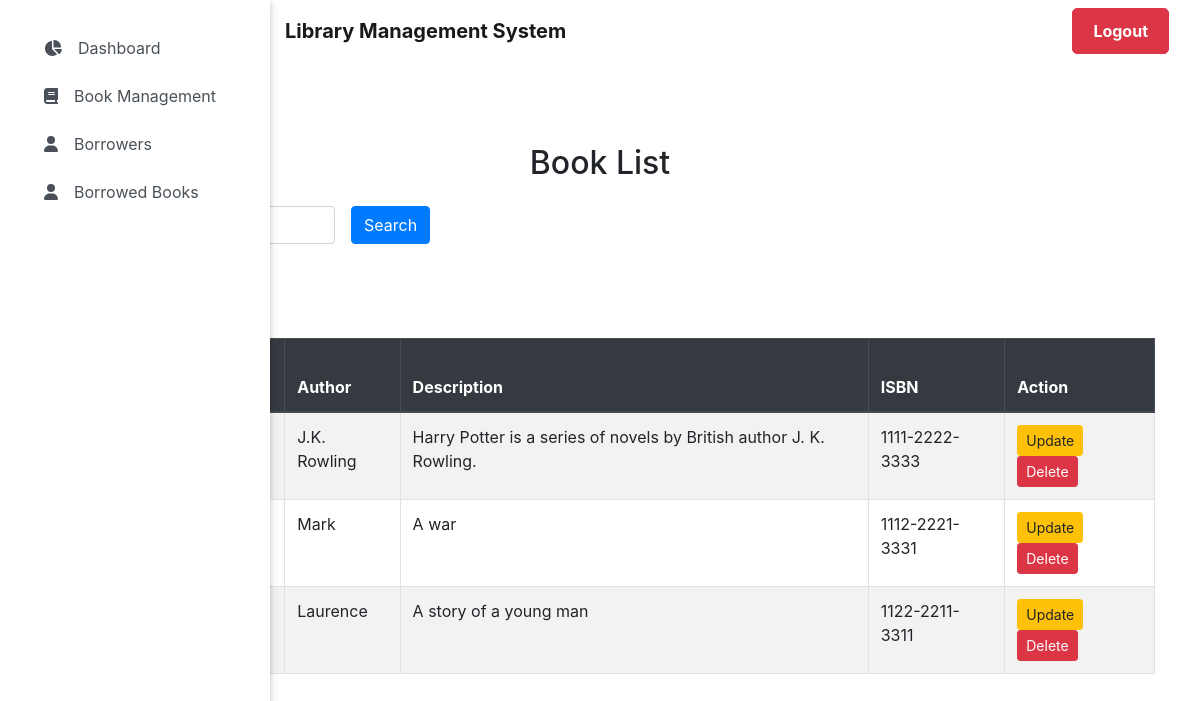
Screenshot of /insert_books.php with the database file from the repository.
### tables this page shows
CREATE TABLE `books` (
  `id` int(11) NOT NULL,
  `book_id` int(11) NOT NULL,
  `book_title` varchar(100) NOT NULL,
  `book_author` varchar(35) NOT NULL,
  `book_description` varchar(255) NOT NULL,
  `isbn` varchar(17) NOT NULL,
  `date_created` datetime NOT NULL,
  `date_updated` datetime NOT NULL
);

### insert_books.php (the view, shortened to what this page needs)
<?php
$mysqli = new mysqli("localhost", "root", "", "new_library");
$search_query = isset($_GET['search']) ? $_GET['search'] : '';
if (!empty($search_query)) {
    $search_query = '%' . $mysqli->real_escape_string($search_query) . '%';
    $query = "SELECT * FROM books WHERE
              book_id LIKE ? OR
              book_title LIKE ? OR
              book_author LIKE ? OR
              book_description LIKE ? OR
              isbn LIKE ?";
    $stmt = $mysqli->prepare($query);
    $stmt->bind_param("sssss", $search_query, $search_query, $search_query, $search_query, $search_query);
    $stmt->execute();
    $result = $stmt->get_result();
    $books = $result->fetch_all(MYSQLI_ASSOC);
    $stmt->close();
} else {
    $result = $mysqli->query("SELECT * FROM books");
    $books = $result->fetch_all(MYSQLI_ASSOC);
}
?>
<!DOCTYPE html>
<html lang="en">
<head>
    <link rel="stylesheet" href="https://maxcdn.bootstrapcdn.com/bootstrap/4.5.2/css/bootstrap.min.css">
        <link rel="stylesheet" href="assets/font-awesome/css/all.min.css">
    <link href="assets/css/bootstrap.min.css" rel="stylesheet">
    <link href="assets/css/style.min.css" rel="stylesheet">
    <link href="assets/css/jquery.dataTables.min.css" rel="stylesheet">
    <link href="assets/css/select2.min.css" rel="stylesheet">
    <link href="assets/bootstrap-datepicker/css/bootstrap-datepicker.min.css" rel="stylesheet">
    <link href="assets/css/custom.css" rel="stylesheet">
    <?php
 include 'topbar.php';
 include 'navbar.php';
?>
</head>
<body>
    <div class="container">
        <br><br><br><br><br><br>
        <h2 class="text-center mb-4">Book List</h2>
        <form method="get" class="form-inline mb-4">
            <div class="form-group mx-sm-3 mb-2">
            </div>
            <button type="submit" class="btn btn-primary mb-2">Search</button>
        </form>
        <button type="button" class="btn btn-primary mb-4" data-toggle="modal" data-target="#insertBookModal">
        </button>
        <?php if (!empty($books)) : ?>
            <div class="table-responsive">
                <table class="table table-striped table-bordered">
                    <thead class="thead-dark">
                        <tr>
                            <th scope="col">Book ID</th>
                            <th scope="col">Title</th>
                            <th scope="col">Author</th>
                            <th scope="col">Description</th>
                            <th scope="col">ISBN</th>
                            <th scope="col">Action</th>
                        </tr>
                    </thead>
                    <tbody>
                        <?php foreach ($books as $book) : ?>
                            <tr>
                                <td><?php echo $book['book_id']; ?></td>
                                <td><?php echo $book['book_title']; ?></td>
                                <td><?php echo $book['book_author']; ?></td>
                                <td><?php echo $book['book_description']; ?></td>
                                <td><?php echo $book['isbn']; ?></td>
                                <td>
                                    <a href="update_book.php?book_id=<?php echo $book['book_id']; ?>"
                                        class="btn btn-warning btn-sm">Update</a>
                                    <a href="delete_book.php?book_id=<?php echo $book['book_id']; ?>"
                                        class="btn btn-danger btn-sm"
                                        onclick="return confirm('Are you sure you want to delete this book?')">Delete</a>
                                </td>
                            </tr>
                        <?php endforeach; ?>
                    </tbody>
                </table>
            </div>
        <?php else : ?>
            <p class="alert alert-info">No books found.</p>
        <?php endif; ?>
    </div>
</body>
</html>

### rows the page displays
books: book_author "J.K. Rowling", book_description "Harry Potter is a series of novels by British author J. K. Rowling.", isbn "1111-2222-3333"
books: book_author "Mark", book_description "A war", isbn "1112-2221-3331"
books: book_author "Laurence", book_description "A story of a young man", isbn "1122-2211-3311"
